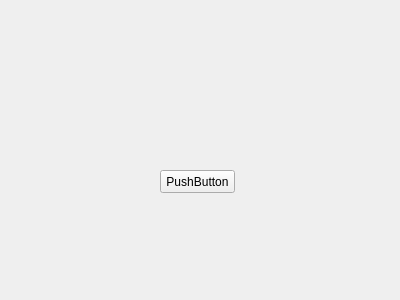
<?xml version="1.0" encoding="UTF-8"?>
<ui version="4.0">
 <class>Form</class>
 <widget class="QWidget" name="Form">
  <property name="geometry">
   <rect>
    <x>0</x>
    <y>0</y>
    <width>400</width>
    <height>300</height>
   </rect>
  </property>
  <property name="windowTitle">
   <string>Form</string>
  </property>
  <widget class="QPushButton" name="pushButton">
   <property name="geometry">
    <rect>
     <x>160</x>
     <y>170</y>
     <width>75</width>
     <height>23</height>
    </rect>
   </property>
   <property name="text">
    <string>PushButton</string>
   </property>
  </widget>
 </widget>
 <resources/>
 <connections/>
</ui>
